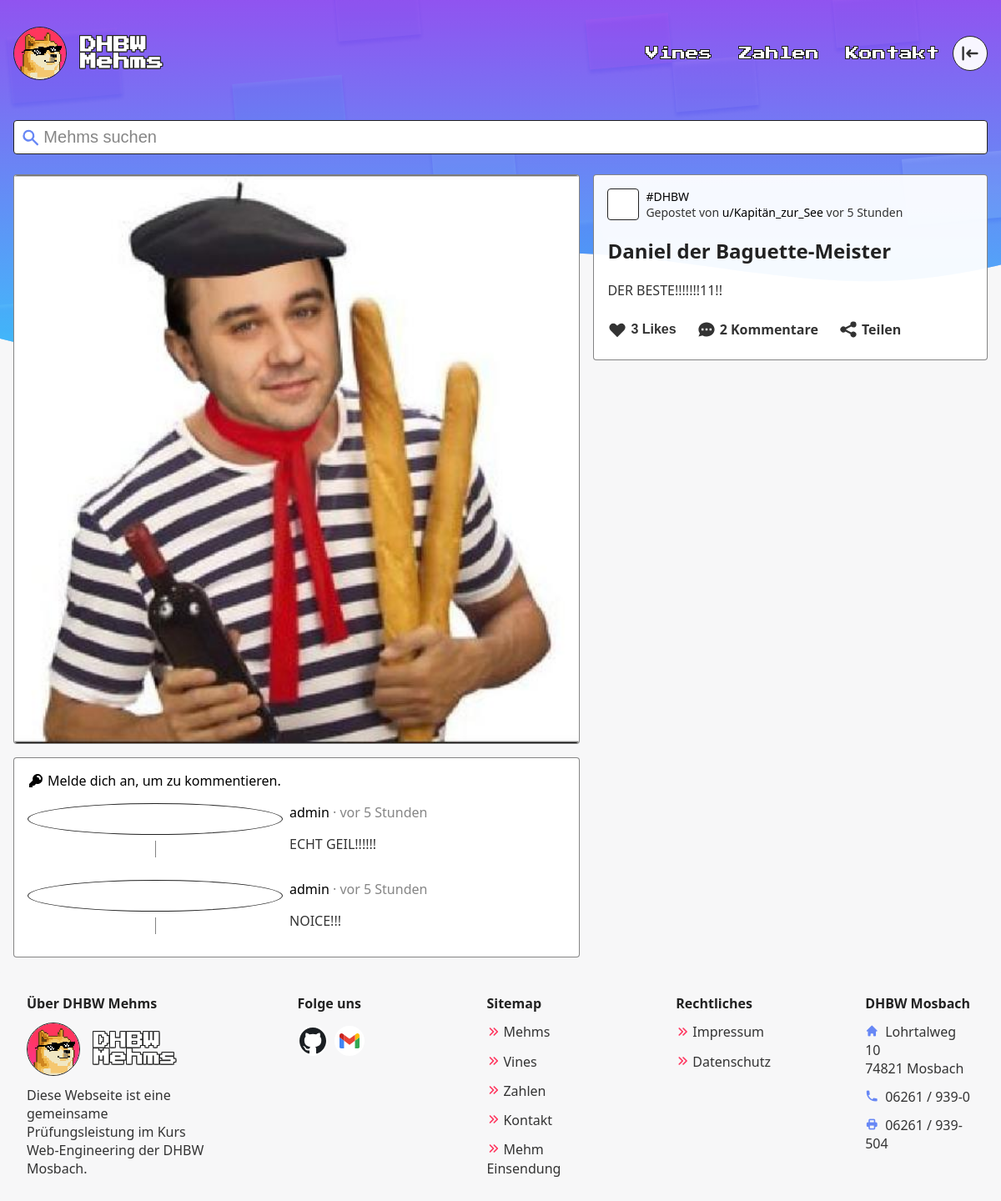
The app's page /php/mehm?id=4 with its own data.
### tables this page shows
CREATE TABLE likes
(
    MehmID integer,
    UserID integer,
    PRIMARY KEY (MehmID, UserID),
    FOREIGN KEY (MehmID) REFERENCES mehms (ID) ON DELETE CASCADE,
    FOREIGN KEY (UserID) REFERENCES users (ID) ON DELETE CASCADE
);

CREATE TABLE mehms
(
    ID          integer PRIMARY KEY AUTO_INCREMENT,
    UserID      integer NOT NULL,
    Path        text    NOT NULL UNIQUE,
    Title       text    NOT NULL,
    Type        text,
    Description text,
    Visible     boolean DEFAULT FALSE,
    VisibleOn   timestamp,
    FOREIGN KEY (UserID) REFERENCES Users (ID) ON DELETE CASCADE
);

CREATE TABLE comments
(
    ID        integer PRIMARY KEY AUTO_INCREMENT,
    MehmID    integer NOT NULL,
    UserID    integer,
    Comment   text,
    Timestamp timestamp DEFAULT now(),
    FOREIGN KEY (MehmID) REFERENCES mehms (ID) ON DELETE CASCADE,
    FOREIGN KEY (UserID) REFERENCES users (ID) ON DELETE CASCADE
);

CREATE TABLE users
(
    ID       integer PRIMARY KEY AUTO_INCREMENT,
    Name     text UNIQUE NOT NULL,
    Password text        NOT NULL,
    Type     text        NOT NULL
);

### php/scripts/database.php (called while the page is built, shortened)
<?php
class Database {
  public PDO $database;
  public function connectToDatabase(string $ROOT) {
    $mysql_host = "localhost";
    $mysql_database = "main";
    $mysql_user = "root";
    $mysql_password = "";
    try {
      $this->database = new PDO("mysql:host=$mysql_host;dbname=$mysql_database", $mysql_user, $mysql_password);
    } catch (PDOException $exception) {
      $this->setupDatabase($ROOT, new PDO("mysql:host=$mysql_host;dbname=", $mysql_user, $mysql_password));
      $this->database = new PDO("mysql:host=$mysql_host;dbname=$mysql_database", $mysql_user, $mysql_password);
    }
  }
  public function getMehm(int $id, bool $admin): array {
    $query = 'SELECT *, count(l.MehmID) AS likeCount, mehms.Type AS Type, mehms.ID AS ID, mehms.UserID as UID
      FROM mehms
      LEFT JOIN users u ON mehms.UserID = u.ID
      LEFT JOIN likes l ON mehms.ID = l.MehmID
      WHERE mehms.ID =' . $id;
    if (!$admin) {
      $query .= ' AND Visible = TRUE';
    }
    try {
      $result = $this->database->query($query)->fetchAll();
      return $result[0];
    } catch (PDOException $e) {
      return [];
    }
  }
  public function getComments(int $id): array {
    $query = 'SELECT u.Name AS Name, Comment, u.ID as UID, Timestamp, comments.ID as ID
            FROM comments
            LEFT JOIN users u ON comments.UserID = u.ID
            WHERE MehmID = ' . $id . '
            ORDER BY Timestamp DESC';
    try {
      return $this->database->query($query)->fetchAll();
    } catch (PDOException $e) {
      return [];
    }
  }
}

### php/mehm.php (the view, shortened to what this page needs)
<!DOCTYPE html>
<html lang="de">
<head>
  <link rel="stylesheet" href="../css/toolbar.css">
  <link rel="stylesheet" href="../css/mehm.css">
  <?php include("includes/meta.php"); ?>
</head>
<body>
  <?php
  require_once 'scripts/database.php';
  $db = new Database();
  function timeElapsedString(string $datetime, int $level = 1): string {
    $now = new DateTime;
    $ago = new DateTime($datetime);
    $diff = $now->diff($ago);
    $diff->w = floor($diff->d / 7);
    $diff->d -= $diff->w * 7;
    $string = array(
      'y' => ["Jahr", "Jahren"],
      'm' => ["Monat", "Monaten"],
      'w' => ["Woche", "Wochen"],
      'd' => ["Tag", "Tagen"],
      'h' => ["Stunde", "Stunden"],
      'i' => ["Minute", "Minuten"],
      's' => ["Sekunde", "Sekunden"],
    );
    foreach ($string as $k => &$v) {
      if ($diff->$k) {
        $v = $diff->$k . ' ' . ($diff->$k > 1 ? $v[1] : $v[0]);
      } else {
        unset($string[$k]);
      }
    }
    $string = array_slice($string, 0, $level);
    return $string ? 'vor ' . implode(', ', $string) : 'gerade eben';
  }
  $id = $_GET["id"] ?? "";
  $isAdmin = isset($_SESSION) && $_SESSION["usertype"] == 1;
  $mehm = $db->getMehm($id, $isAdmin);
  $comments = $db->getComments($id);
  $commentCount = count($comments);
  include("includes/header.php");
  $isLogedin = isset($_SESSION["loggedIn"]) && $_SESSION['loggedIn'] === true;
  $isAdmin = $isLogedin && $_SESSION["usertype"] == 1;
  $isPrivileged = $isLogedin && $_SESSION['id'] == $mehm['UID'] || $isAdmin;
  ?>
  <main class="container">
    <form id="query" name="query" action="." method="GET" class="toolbar">
      <?php include("includes/toolbar/search-box.php"); ?>
    </form>
    <div class="content">
      <div class="main">
        <div class="paperlike mehm">
          <img src="<?php echo "../assets/mehms/" . $mehm["Path"] ?>" alt="<?php echo $mehm["Description"] ?>">
        </div>
        <div class="paperlike comments" id="comments">
          <?php if ($isLogedin) {
            echo '<form class="write-comment" id="comment">
            <label for="message">
            <svg xmlns="http://www.w3.org/2000/svg" viewBox="0 0 20 20" fill="currentColor">
              <path fill-rule="evenodd" d="M18 10c0 3.866-3.582 7-8 7a8.841 8.841 0 01-4.083-.98L2 17l1.338-3.123C2.493 12.767 2 11.434 2 10c0-3.866 3.582-7 8-7s8 3.134 8 7zM7 9H5v2h2V9zm8 0h-2v2h2V9zM9 9h2v2H9V9z" clip-rule="evenodd" />
            </svg>
            <span>Kommentiere als <a class="underline" href="mehms?search=u/' . $_SESSION["username"] . '">' . $_SESSION["username"] . '</a></span>
            </label>
            <textarea id="message" placeholder="LOL!" required></textarea>
            <button id="' . $mehm['ID'] . '-' . $_SESSION['id'] . '">Kommentieren</button>
            </form>';
          } else {
            echo '<a class="underline icon-text" href="./login">
            <svg xmlns="http://www.w3.org/2000/svg" class="icon-sm" viewBox="0 0 20 20" fill="currentColor">
              <path fill-rule="evenodd" d="M18 8a6 6 0 01-7.743 5.743L10 14l-1 1-1 1H6v2H2v-4l4.257-4.257A6 6 0 1118 8zm-6-4a1 1 0 100 2 2 2 0 012 2 1 1 0 102 0 4 4 0 00-4-4z" clip-rule="evenodd" />
            </svg>
            Melde dich an, um zu kommentieren.
            </a>';
          }
          ?>
          <?php if (count($comments) > 0) {
            echo '<div class="comment-list">';
            foreach ($comments as $comment) {
              echo '<div class="flex">
                <div class="comment-left">
                  <a class="user" href="mehms?search=u/' . $comment["Name"] . '">
                    <svg class="box" height="32" data-jdenticon-value="' . $comment["Name"] . '"></svg>
                  </a>
                  <div class="v-line"></div>
                </div>
                <div class="comment-right">
                  <div class="flex">
                    <div>
                      <a class="user underline" href="mehms?search=u/' . $comment["Name"] . '">
                        ' . $comment["Name"] . '
                      </a>
                      <span class="p-a">· ' . timeElapsedString($comment["Timestamp"]) . '</span>
                    </div>';
              echo '</div><p>' . htmlspecialchars($comment["Comment"]) . '</p>
                </div>
              </div>';
            }
            echo '</div>';
          } ?>
        </div>
      </div>
      <aside class="paperlike meta">
        <div class="posted">
          <div class="profile-picture">
            <svg height="36" data-jdenticon-value="<?php echo $mehm["Name"] ?>"></svg>
          </div>
          <div class="posted-text">
            <p><?php echo '<a class="underline" href="mehms?filter=' . $mehm["Type"] . '">#' . $mehm["Type"] . '</a>' ?>
              <br> Gepostet
              von <?php echo '<a class="underline" href="mehms?search=u%2F' . $mehm["Name"] . '">u/' . $mehm["Name"] . "</a> " . timeElapsedString($mehm["VisibleOn"]) ?>
            </p>
          </div>
        </div>
        <h1 id="title" <?php if ($isPrivileged) echo 'class="editable" contenteditable="true"' ?>><?php echo htmlspecialchars($mehm["Title"]) ?></h1>
        <p <?php if ($isPrivileged && $mehm["Description"] != "") echo 'class="editable" id="descp" contenteditable="true"' ?>><?php echo nl2br(htmlspecialchars($mehm["Description"])) ?></p>
        <div class="flex">
          <button class="meta-icon icon-text" id="like" <?php echo ($isLogedin) ? '' : ' style="cursor: not-allowed;"' ?>>
            <?php
            $beat = '';
            $sess = '';
            echo '<svg xmlns="http://www.w3.org/2000/svg" class="icon-md' . $beat . '" id="a' . $mehm['ID'] . 'a' . $sess . '" viewBox="0 0 20 20" fill="currentColor">
              <path fill-rule="evenodd" d="M3.172 5.172a4 4 0 015.656 0L10 6.343l1.172-1.171a4 4 0 115.656 5.656L10 17.657l-6.828-6.829a4 4 0 010-5.656z" clip-rule="evenodd" />
              </svg>' ?>
            <?php echo $mehm['likeCount'] ?> Like<?php if ($mehm['likeCount'] != 1) echo "s"; ?>
          </button>
          <a class="meta-icon icon-text" href="#comments">
            <?php echo $commentCount ?> Kommentar<?php if ($commentCount != 1) echo "e"; ?>
          </a>
          <span class="meta-icon icon-text" onclick="copyURL()">
            <svg xmlns="http://www.w3.org/2000/svg" id="share-button" class="icon-md" viewBox="0 0 20 20" fill="currentColor">
              <path d="M15 8a3 3 0 10-2.977-2.63l-4.94 2.47a3 3 0 100 4.319l4.94 2.47a3 3 0 10.895-1.789l-4.94-2.47a3.027 3.027 0 000-.74l4.94-2.47C13.456 7.68 14.19 8 15 8z" />
            </svg>
            Teilen
          </span>
        </div>
      </aside>
    </div>
  </main>
  <?php include("includes/footer.php"); ?>
</body>
</html>

### css/toolbar.css (style rules this page uses)
.toolbar { position: sticky; top: 0; z-index: 8; padding: 8px 0; margin-bottom: 1rem; transition: top 0.2s; display: flex; flex: 8 1 300px; gap: 0.75rem; flex-wrap: wrap; }
@media (min-width: 720px) { .toolbar { top: 8px; padding: 0 0 8px 0; } }

### css/mehm.css (style rules this page uses)
main .content { display: flex; flex-direction: column-reverse; gap: 1rem; background: var(--color-bg2-a); border: 1px solid var(--color-p-a); border-radius: 4px; padding: 1rem; }
main .paperlike { border-radius: 4px; }
main .paperlike.mehm { display: flex; justify-content: center; }
main .main { flex: 1 1 60%; display: flex; flex-direction: column; }
main .main img { padding: 0; overflow: hidden; width: 100%; object-fit: contain; max-width: 100%; max-height: 768px; border-radius: 4px; display: block; user-select: none; }
main .comments { margin-top: 1rem; padding: 1rem; display: flex; flex-direction: column; gap: 1rem; }
main .comment-list>.flex { display: flex; gap: 8px; }
main .comments .user .box { padding: 2px; border-radius: 50%; background-color: #fff; }
main .comments .comment-left { display: flex; flex-direction: column; align-items: center; z-index: 4; }
main .comments p { word-break: break-word; white-space: pre-line; }
main .comment-list { display: flex; flex-direction: column; gap: 1rem; }
main .p-a { color: var(--color-p-a); }
main .meta { flex: 0 2 40%; }
main .posted { display: flex; }
main .posted-text { display: flex; align-items: center; font-size: 0.875rem; }
main .posted-text p { margin: 0; }
main .profile-picture { display: flex; justify-content: center; align-items: center; background: #fff; width: 36px; min-width: 36px; height: 36px; border: 1px solid var(--color-border); border-radius: 4px; overflow: hidden; margin-right: 8px; }
main h1 { word-break: break-all; }
main .meta .flex { gap: 0 0.5rem; flex-wrap: wrap; margin-left: -0.5rem; }
main .icon-text { display: flex; align-items: center; gap: 4px; cursor: pointer; }
main .meta-icon { padding: 8px; font-weight: 600; font-size: 1rem; }
main button.meta-icon { background: transparent; border: none; color: var(--color-p); }
@media (min-width: 960px) { main .content { flex-direction: row; background: none; border: none; padding: 0; align-items: flex-start; } }
@media (min-width: 960px) { main .paperlike { background: var(--color-bg2-a); border: 1px solid var(--color-p-a); } }
@media (min-width: 960px) { main .meta { padding: 1rem; position: sticky; top: 56px; transition: top 0.2s; } }

### css/global.css (style rules this page uses)
:root { --color-primary: #6787F5; --color-secondary: #FF355E; --color-bg: #f7f7f8; --color-bg-a: #f7f7f8e6; --color-bg2: #fff; --color-bg2-a: #fffffff1; --color-bg3: #c6d2f1cc; --color-bg-aside: #081521; --color-b: #99b1ff; --color-s: #000; --color-h: #222; --color-p: #333; --color-p-a: #666666cc; --color-border: #222; --stroke-heading: -1px -1px 0 var(--color-border), 0 -1px 0 var(--color-border), 1px -1px 0 var(--color-border), 1px 0 0 var(--color-border), 1px 1px 0 var(--color-border), 0 1px 0 var(--color-border), -1px 1px 0 var(--color-border), -1px 0 0 var(--color-border); --font-arcade: "Press Start 2P", cursive; --font-sans: ui-sans-serif, system-ui, -apple-system, BlinkMacSystemFont, "Segoe UI", Roboto, "Helvetica Neue", Arial, "Noto Sans", sans-serif, "Apple Color Emoji", "Segoe UI Emoji", "Segoe UI Symbol", "Noto Color Emoji"; --font-icon: "HeroIcons"; }
html { scroll-behavior: smooth; }
body { margin: 0; overflow-x: hidden; font-family: var(--font-sans); color: var(--color-p); background: var(--color-bg); }
h1, h2, h3 { color: var(--color-h); }
a { text-decoration: none; color: var(--color-p); }
p { color: var(--color-p); }
button, select, input, .box { font-weight: 500; border-radius: 4px; padding: 0.5rem; border: 1px solid var(--color-border); }
.icon-sm { height: 20px; width: 20px; }
.icon-md { height: 24px; width: 24px; }
.container { max-width: 80rem; margin-left: auto; margin-right: auto; padding-left: 16px; padding-right: 16px; }
.box { background: var(--color-bg2-a); }
.flex { display: flex; }
a.underline { color: var(--color-s); }

### php/mehm.php (style rules this page uses)
:root { --banner-top: #b167eb; --banner-bottom: #4bd8f6; }

### records on screen
likes: MehmID.Path (picture), MehmID.Type "DHBW", users.Name "Kapitän_zur_See", MehmID.VisibleOn "vor 5 Stunden", MehmID.Title "Daniel der Baguette-Meister", MehmID.Description "DER BESTE!!!!!!!11!!"
comments: UserID.Name "admin", Timestamp "vor 5 Stunden", Comment "ECHT GEIL!!!!!!"
comments: UserID.Name "admin", Timestamp "vor 5 Stunden", Comment "NOICE!!!"

### other values on screen
$mehm['likeCount'] "3"
$commentCount "2"
